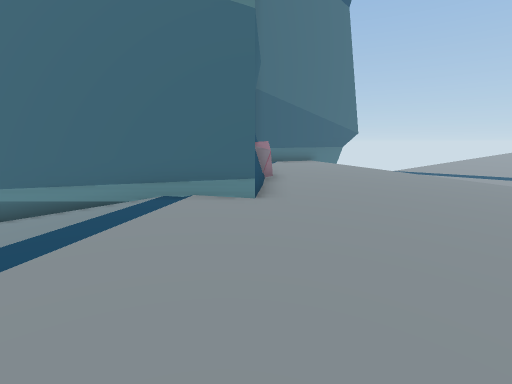
view 1 (above)

17 first-person views from a walk through a Unity game level. The camera is 1.3 m above the floor, tilts 10° down and sees 85° across. The floor is counted in squares, 1 m on a side. Each view is taken from the middle of a square. On the plan, view 1 faces up. The plan holds only what a view shows up to about 13 squares ahead; the rest is blank. The place goes on beyond the plan. The player is left out. Some animated figures are left out.

view 2
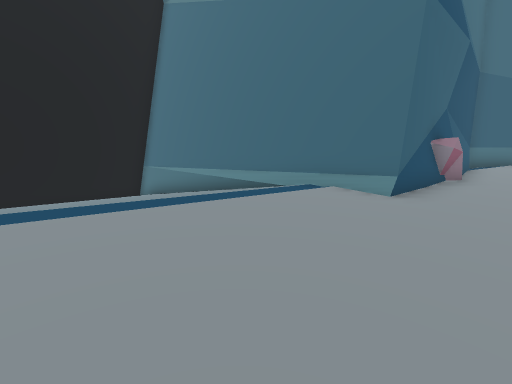

view 3
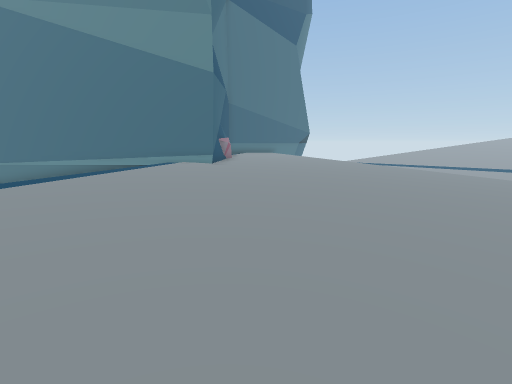

view 4
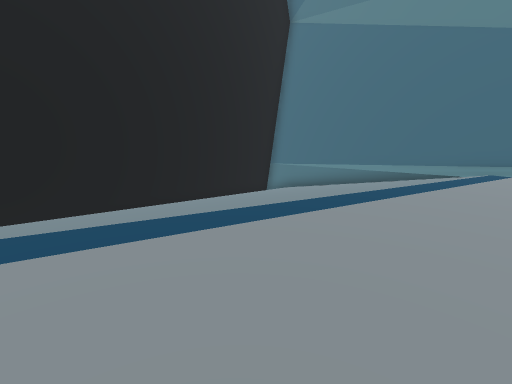

view 5
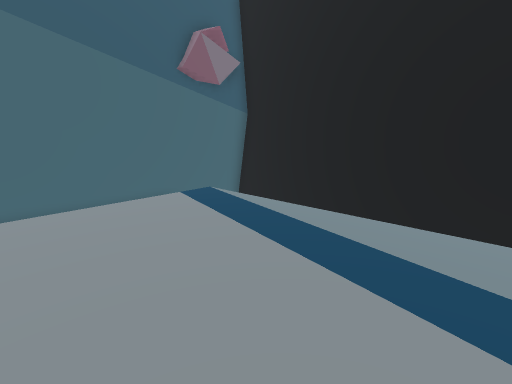

view 6
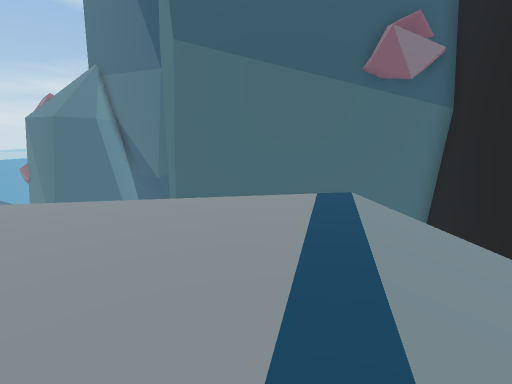

view 7
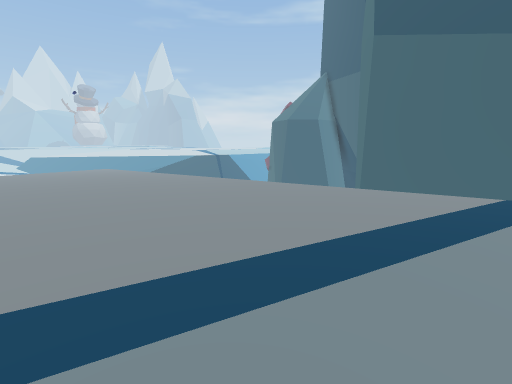

view 8
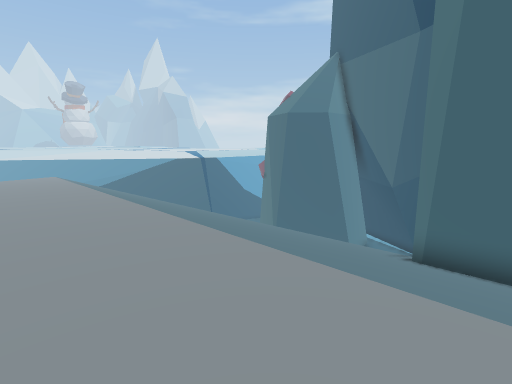

view 9
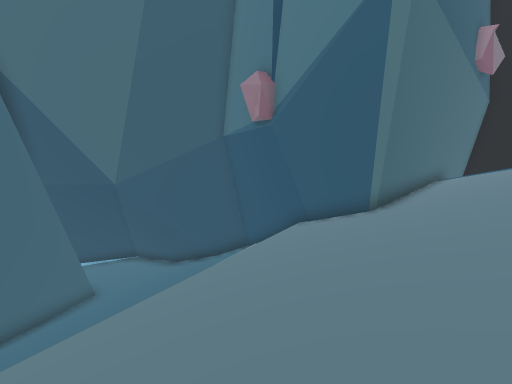

view 10
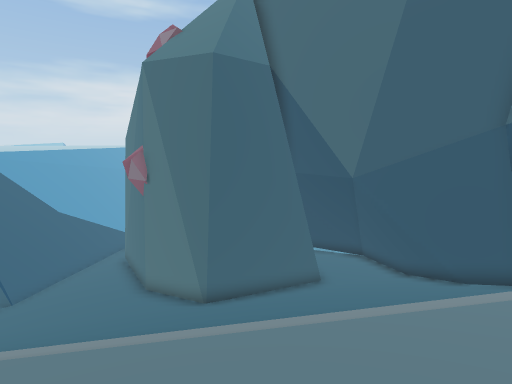

view 11
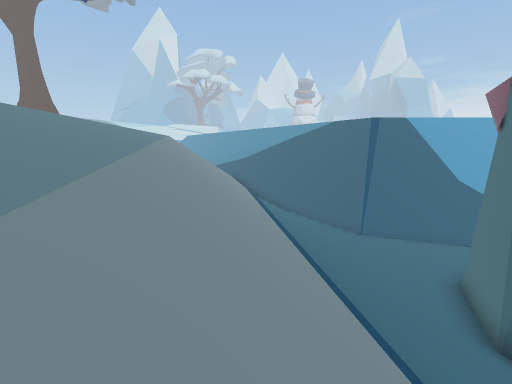

view 12
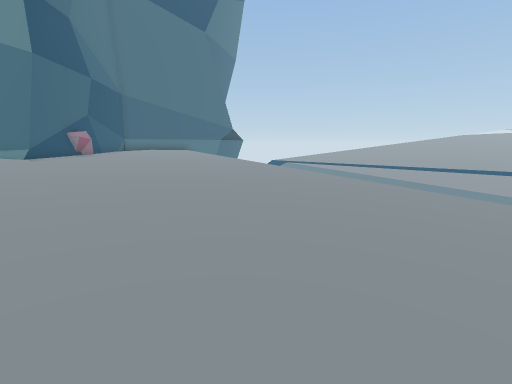

view 13
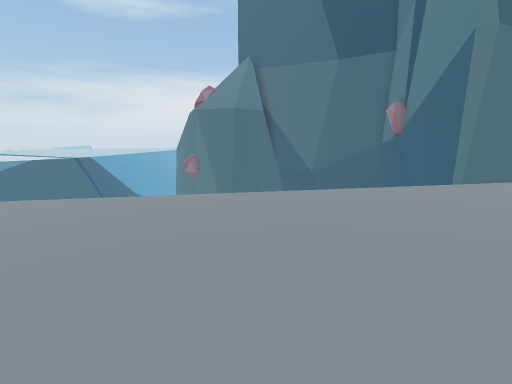

view 14
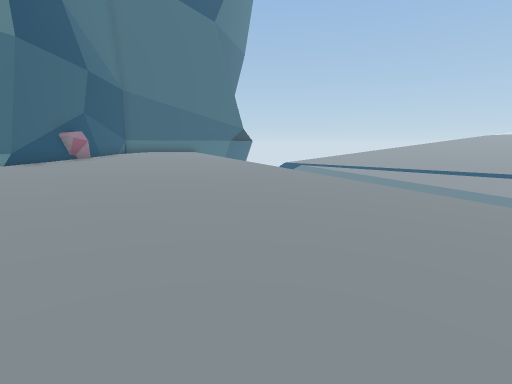

view 15
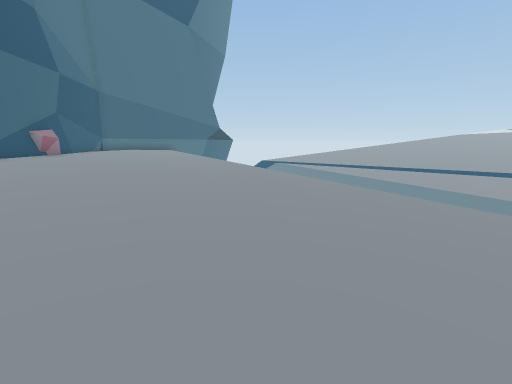

view 16
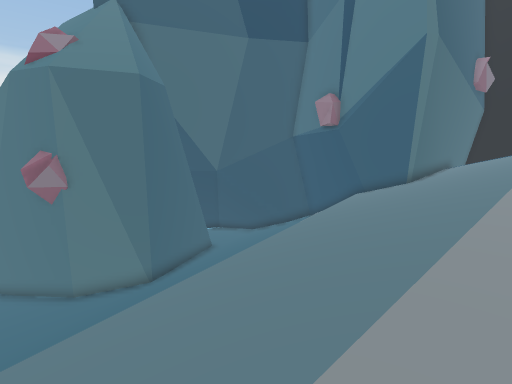

view 17
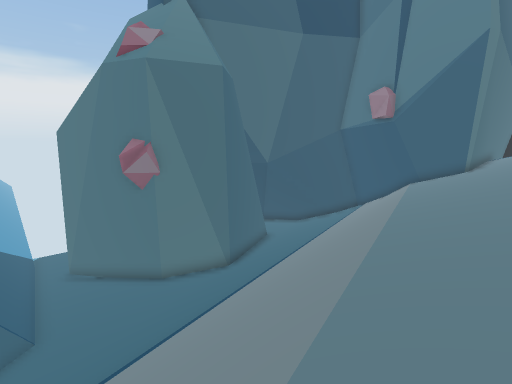

### Floor plan
Key: @ floor where view 1 was taken; # wall or solid block; . main floor; : floor 0.25 m higher than the main floor; - floor 0.25 m lower than the main floor; + floor 0.5 m higher than the main floor; _ floor 0.5 m lower than the main floor; * floor 0.75 m higher than the main floor; < floor 0.75 m lower than the main floor; ( floor 5.5 m lower than the main floor; ! floor 5.75 m lower than the main floor; ? floor 6 m lower than the main floor; / step, stairs or slope; = window, fence, low wall or low ledge; v drop or lower ground.
Columns run from 12 left of view 1 to 19 right of it. Each row starts with its distance up from view 1.
 10             #*++++++:v
  9             #*+++++:::
  8             #++++++:::/
  7            ##+++++:::...
  6  ############+++++:::...v
  5 #    ..:++**+++++::::....v
  4 #   -..:++**+++++:::......
  3 #  -...:+**+++++::::......v
  2 #  -...:+**+++++:::........v
  1 #  -..:++*++++++:::......../
  0 #  -..:+++++@++:::.........
 -1 #   ..:+*++++++:::........
 -2 #   ..:+++++++:::........
 -3 #   .:++++++++:::........
 -4 #   .:+++++++::::.......
 -5 #   /:+++++++:::........
 -6 #   /:+++++++:::........-
 -7 #   /+++++++:::.........--
 -8 #   /+++++++:::........----
 -9 #    /+++++:::.........-----
-10 #    /+++++:::.........-----_
-11 #       ////..........-----___
-12 #         ///////////////////<<<
-13 #    ///////////////////////////
-14      ///////////////////////////
-15  ######/////////////////////////
-16      /#######///////////////////
-17             #///////////////////
-18             #//////////////////
-19             #  ////////////////
-20             # /////////////////
-21             #/////////////////((
-22             ##////////////((((((
-23             /##///////###((((((#
-24              /#////(######!!!!!#
-25               #/((###    ##!!!##
-26                           ##??=#
-27                            ##?=#
-28                              ?=#

Where each view was taken, in squares from view 1:
view 1: 0 up, 0 right, facing up
view 2: 0 up, 2 right, facing up-left
view 3: 7 down, 2 right, facing up
view 4: 6 down, 1 left, facing up-left
view 5: 4 down, 2 left, facing down-left
view 6: 3 down, 4 left, facing down
view 7: 3 down, 6 left, facing down-right
view 8: 8 down, 2 left, facing down-right
view 9: 12 down, 9 right, facing down-left
view 10: 13 down, 9 right, facing down
view 11: 18 down, 6 right, facing right
view 12: 5 down, 9 right, facing up
view 13: 3 down, 9 right, facing down
view 14: 3 down, 8 right, facing up
view 15: 4 down, 10 right, facing up
view 16: 11 down, 16 right, facing down-left
view 17: 13 down, 19 right, facing down-left
